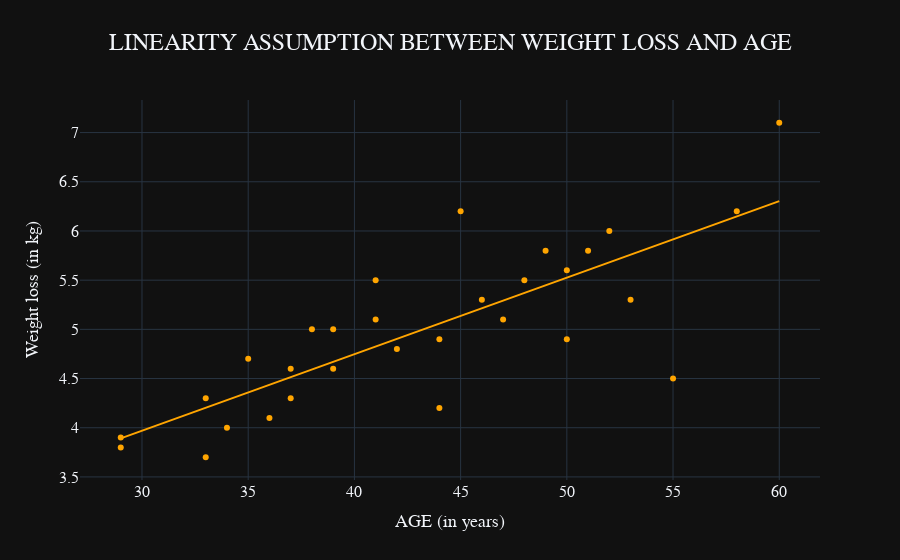

Notebook cell for this chart:
### Code cell
## visualize  
fig = px.scatter(
    data, 
    x='Age',
    y='Weight_Loss', 
    trendline='ols',
    title='LINEARITY ASSUMPTION BETWEEN WEIGHT LOSS AND AGE', 
    labels={
        'Age': 'AGE (in years)',
        'Weight_Loss': 'Weight loss (in kg)'
    },  
    color_discrete_sequence=['orange']
)

fig.update_layout(
    showlegend=False,
    title={
        'text': 'LINEARITY ASSUMPTION BETWEEN WEIGHT LOSS AND AGE',
        'x': 0.5,              # Centers the title
        'xanchor': 'center',   # Anchors the title at the center
        'font': {
            'family': "Courier New, monospace",  # Font family for the title
            'size': 24                           # Increased font size for the title
        }
    },
    font=dict(
        family="Courier New, monospace",  # Sets the default font for all text in the figure
        size=16                           # Default font size (adjust as needed)
    ),
    xaxis_title_font=dict(
        family="Courier New, monospace",  # Font family for the x-axis label
        size=18                           # Font size for the x-axis label
    ),
    yaxis_title_font=dict(
        family="Courier New, monospace",  # Font family for the y-axis label
        size=18                           # Font size for the y-axis label
    )
)

fig.show()

### Figure 1 — Plotly figure (JSON) as saved in the notebook; plotly's stock layout.template omitted (floating-point values rounded to 4 significant figures)
{"data": [{"hovertemplate": "AGE (in years)=%{x}<br>Weight loss (in kg)=%{y}<extra></extra>", "legendgroup": "", "marker": {"color": "orange", "symbol": "circle"}, "mode": "markers", "name": "", "orientation": "v", "showlegend": false, "type": "scatter", "x": [45, 51, 37, 29, 60, 34, 48, 39, 52, 41, 38, 44, 50, 33, 47, 55, 42, 36, 29, 53, 41, 35, 46, 58, 39, 33, 50, 44, 37, 49], "xaxis": "x", "y": [6.2, 5.8, 4.3, 3.9, 7.1, 4, 5.5, 4.6, 6, 5.1, 5, 4.2, 4.9, 3.7, 5.1, 4.5, 4.8, 4.1, 3.8, 5.3, 5.5, 4.7, 5.3, 6.2, 5, 4.3, 5.6, 4.9, 4.6, 5.8], "yaxis": "y"}, {"hovertemplate": "<b>OLS trendline</b><br>Weight_Loss = 0.0777879 * Age + 1.63549<br>R<sup>2</sup>=0.638106<br><br>AGE (in years)=%{x}<br>Weight loss (in kg)=%{y} <b>(trend)</b><extra></extra>", "legendgroup": "", "marker": {"color": "orange", "symbol": "circle"}, "mode": "lines", "name": "", "showlegend": false, "type": "scatter", "x": [29, 29, 33, 33, 34, 35, 36, 37, 37, 38, 39, 39, 41, 41, 42, 44, 44, 45, 46, 47, 48, 49, 50, 50, 51, 52, 53, 55, 58, 60], "xaxis": "x", "y": [3.891, 3.891, 4.202, 4.202, 4.28, 4.358, 4.436, 4.514, 4.514, 4.591, 4.669, 4.669, 4.825, 4.825, 4.903, 5.058, 5.058, 5.136, 5.214, 5.292, 5.369, 5.447, 5.525, 5.525, 5.603, 5.68, 5.758, 5.914, 6.147, 6.303], "yaxis": "y"}], "layout": {"font": {"family": "Courier New, monospace", "size": 16}, "legend": {"tracegroupgap": 0}, "showlegend": false, "title": {"font": {"family": "Courier New, monospace", "size": 24}, "text": "LINEARITY ASSUMPTION BETWEEN WEIGHT LOSS AND AGE", "x": 0.5, "xanchor": "center"}, "xaxis": {"anchor": "y", "domain": [0, 1], "title": {"font": {"family": "Courier New, monospace", "size": 18}, "text": "AGE (in years)"}}, "yaxis": {"anchor": "x", "domain": [0, 1], "title": {"font": {"family": "Courier New, monospace", "size": 18}, "text": "Weight loss (in kg)"}}}}
